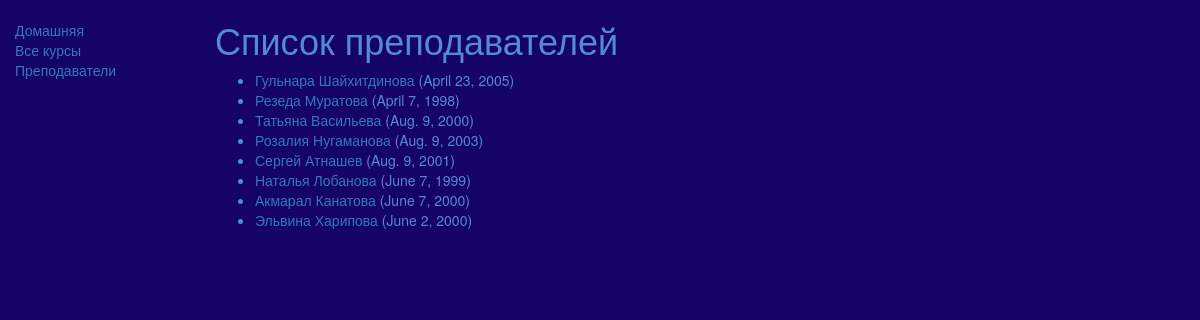
/firstapp/teacher/, run on the app's committed database.
### firstapp/models.py (models this page shows, shortened)
class teacher(models.Model):
    first_name = models.CharField(max_length=100)
    last_name = models.CharField(max_length=100)
    date_of_birth = models.DateField(null=True, blank=True)
    def get_absolute_url(self):
        return reverse('Данные о преподавателе', args=[str(self.id)])

### firstapp/views.py (the view)
class teacherListView(generic.ListView):
    model = teacher

### firstapp/templates/firstapp/teacher_list.html
{% extends "base_generic.html" %}
{% block content %}
<h1>Список преподавателей</h1>
{% if teacher_list %}
<ul>
{% for teacher in teacher_list %}
<li>
<a href="{{ teacher.get_absolute_url }}">{{ teacher.first_name }} {{ teacher.last_name }}</a>
({{teacher.date_of_birth}})
</li>
{% endfor %}
</ul>
{% else %}
<p>Преподаватели отсутствуют.</p>
{% endif %}
{% endblock %}

### data on the page
teacher: first_name "Гульнара", last_name "Шайхитдинова", date_of_birth "April 23, 2005"
teacher: first_name "Резеда", last_name "Муратова", date_of_birth "April 7, 1998"
teacher: first_name "Татьяна", last_name "Васильева", date_of_birth "Aug. 9, 2000"
teacher: first_name "Розалия", last_name "Нугаманова", date_of_birth "Aug. 9, 2003"
teacher: first_name "Сергей", last_name "Атнашев", date_of_birth "Aug. 9, 2001"
teacher: first_name "Наталья", last_name "Лобанова", date_of_birth "June 7, 1999"
teacher: first_name "Акмарал", last_name "Канатова", date_of_birth "June 7, 2000"
teacher: first_name "Эльвина", last_name "Харипова", date_of_birth "June 2, 2000"
